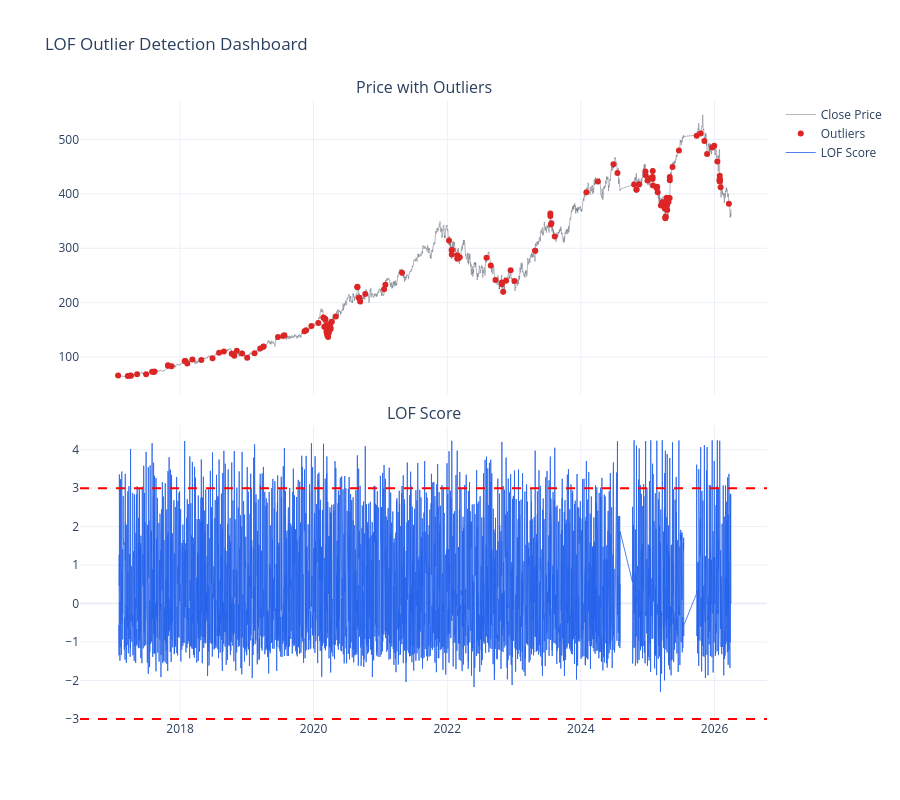

The cell this chart's notebook holds for it:
### Code cell
# Local Outlier Factor (LOF)

if "df_model" not in globals():
    raise ValueError("df_model not found. Run feature-engineering cell first.")

features = FEATURES
part = df_model.copy().sort_values("quote_datetime").reset_index(drop=True)
active_features = [c for c in features if c in part.columns]
window_z = WINDOW_Z
roll_window = ROLL_WINDOW

for col in active_features:
    mu = part[col].rolling(window_z).mean()
    sd = part[col].rolling(window_z).std()
    part[f"{col}_z"] = (part[col] - mu) / (sd + 1e-8)

ml_features = []
for col in active_features:
    zc = f"{col}_z"
    if zc in part.columns:
        ml_features.extend([col, zc])

part = part.dropna(subset=ml_features).reset_index(drop=True)
X = part[ml_features].values
X_scaled = StandardScaler().fit_transform(X)

lof = LocalOutlierFactor(n_neighbors=N_NEIGHBORS, contamination=CONTAMINATION, n_jobs=-1)
part["lof_flag"] = (lof.fit_predict(X_scaled) == -1).astype(int)
part["lof_score"] = -lof.negative_outlier_factor_

mu2 = part["lof_score"].rolling(roll_window).mean()
sd2 = part["lof_score"].rolling(roll_window).std()
part["lof_z20"] = (part["lof_score"] - mu2) / (sd2 + 1e-8)

flagged = part[part["lof_flag"] == 1]

fig = make_subplots(
    rows=2, cols=1, shared_xaxes=True, vertical_spacing=0.05,
    subplot_titles=("Price with Outliers", "LOF Score")
)

fig.add_trace(
    go.Scatter(
        x=part["quote_datetime"],
        y=part["close"],
        name="Close Price",
        line=dict(color=COLORS["normal"], width=1),
        opacity=0.5,
    ),
    row=1, col=1,
 )

fig.add_trace(
    go.Scatter(
        x=flagged["quote_datetime"],
        y=flagged["close"],
        mode="markers",
        name="Outliers",
        marker=dict(color=COLORS["anomaly"], size=6),
    ),
    row=1, col=1,
 )

fig.add_trace(
    go.Scatter(
        x=part["quote_datetime"],
        y=part["lof_z20"],
        name="LOF Score",
        line=dict(color=COLORS["price"], width=0.8),
    ),
    row=2, col=1,
 )

fig.add_hline(y=3, line_dash="dash", line_color="red", row=2, col=1)
fig.add_hline(y=-3, line_dash="dash", line_color="red", row=2, col=1)

fig.update_layout(height=800, title_text="LOF Outlier Detection Dashboard", template="plotly_white", showlegend=True)
fig.show()

print("LOF anomalies:", int(part["lof_flag"].sum()))

### Figure 1 — Plotly figure (JSON) as saved in the notebook; plotly's stock layout.template omitted (floating-point values rounded to 4 significant figures; data arrays with more than 128 entries replaced by an {"elided": "..."} marker saying what was removed)
{"data": [{"line": {"color": "#6b7280", "width": 1}, "name": "Close Price", "opacity": 0.5, "type": "scatter", "x": {"elided": "15390 str values"}, "xaxis": "x", "y": {"elided": "15390 float values"}, "yaxis": "y"}, {"marker": {"color": "#dc2626", "size": 6}, "mode": "markers", "name": "Outliers", "type": "scatter", "x": {"elided": "154 str values"}, "xaxis": "x", "y": {"elided": "154 float values"}, "yaxis": "y"}, {"line": {"color": "#2563eb", "width": 0.8}, "name": "LOF Score", "type": "scatter", "x": {"elided": "15390 str values"}, "xaxis": "x2", "y": {"elided": "15390 float values"}, "yaxis": "y2"}], "layout": {"annotations": [{"font": {"size": 16}, "showarrow": false, "text": "Price with Outliers", "x": 0.5, "xanchor": "center", "xref": "paper", "y": 1, "yanchor": "bottom", "yref": "paper"}, {"font": {"size": 16}, "showarrow": false, "text": "LOF Score", "x": 0.5, "xanchor": "center", "xref": "paper", "y": 0.475, "yanchor": "bottom", "yref": "paper"}], "height": 800, "shapes": [{"line": {"color": "red", "dash": "dash"}, "type": "line", "x0": 0, "x1": 1, "xref": "x2 domain", "y0": 3, "y1": 3, "yref": "y2"}, {"line": {"color": "red", "dash": "dash"}, "type": "line", "x0": 0, "x1": 1, "xref": "x2 domain", "y0": -3, "y1": -3, "yref": "y2"}], "showlegend": true, "title": {"text": "LOF Outlier Detection Dashboard"}, "xaxis": {"anchor": "y", "domain": [0, 1], "matches": "x2", "showticklabels": false}, "xaxis2": {"anchor": "y2", "domain": [0, 1]}, "yaxis": {"anchor": "x", "domain": [0.525, 1]}, "yaxis2": {"anchor": "x2", "domain": [0, 0.475]}}}
